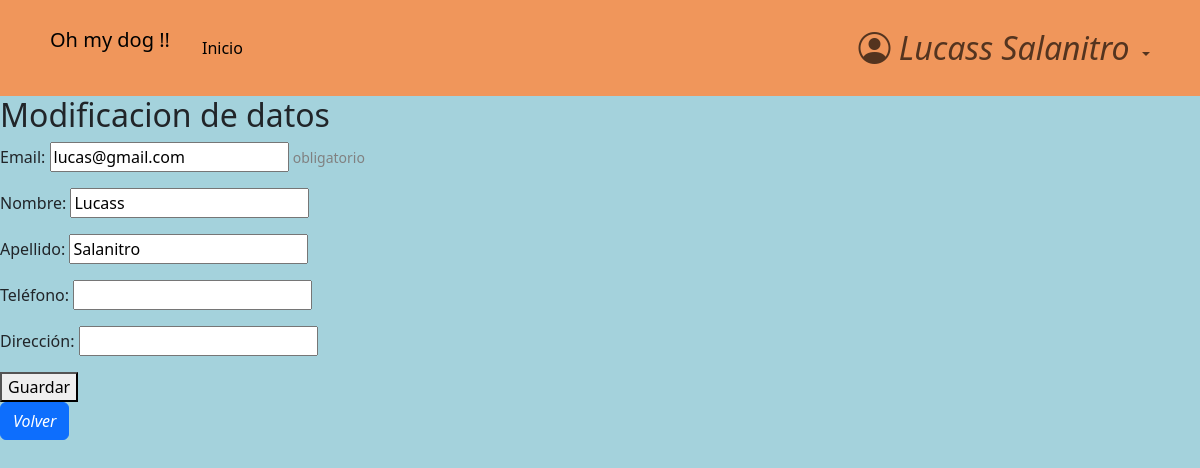
Before: /accounts/modif/ (signed in) with the older database file.
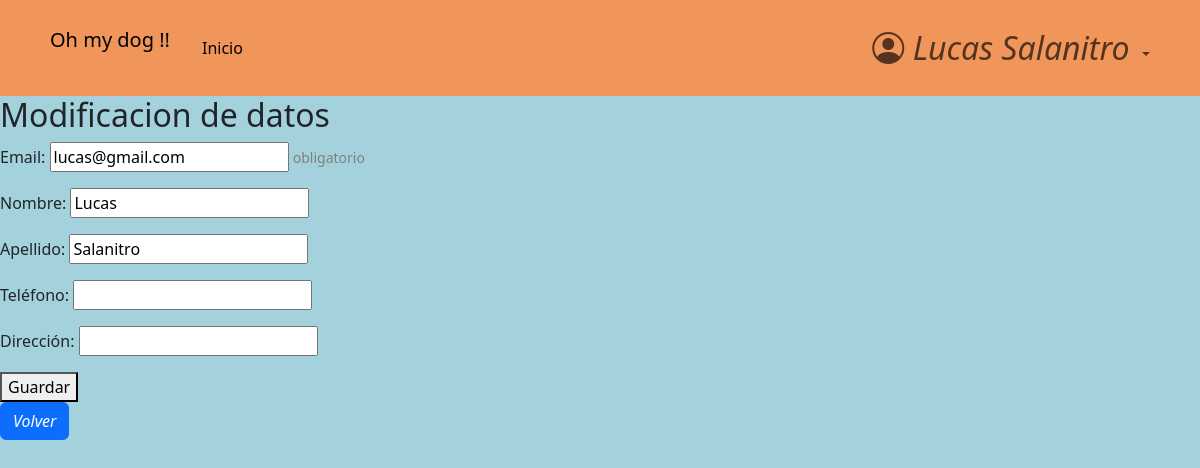
After: the same page with the newer database file.
### accounts/models.py (models this page shows, shortened)
class CustomUser(AbstractBaseUser, PermissionsMixin):
    email =                     models.EmailField(verbose_name="email", unique=True)    #.foreignKey ??
    name =                      models.CharField(max_length=25)   #slug es texto corto
    surname =                   models.CharField(max_length=30, blank=True, null=True)
    address =                   models.CharField(max_length=30, blank=True, null=True)
    telephone =                 models.SlugField(max_length=12, blank=True, null=True)
    is_active =                 models.BooleanField(default=True)
    is_staff =                  models.BooleanField(default=False)
    is_admin =                  models.BooleanField(default=False)
    last_login =                models.DateTimeField(verbose_name="last login", default=datetime.datetime.now)
    is_veterinario =            models.BooleanField(default=False)
    USERNAME_FIELD = "email"    #variable por la cual se ingresa, dice username pero seria como 'campo que representa el inicio de sesion'
    REQUIRED_FIELDS = ['name',]    #no permite registros si no tiene estos campos completos
    objects = CustomUserManager()
    def __str__(self):
        return self.name + ' ' + str(self.surname or '')

### accounts/views.py (the view)
# urls.py: path('modif/', views.account_modif_view,
def account_modif_view(request):
    if not request.user.is_authenticated:
        return redirect('login')
    if request.POST:
        form = CustomUserModificationForm(request.POST, instance=request.user)
        if form.is_valid():
            form.save()
            return redirect('account_modif_succeed')
    else:
        form = CustomUserModificationForm(
            initial = {
                "email": request.user.email,
                "name": request.user.name,
                "surname": request.user.surname,
                "telephone": request.user.telephone,
                "address": request.user.address
            }
        )
    return render(request, 'registration/account_modif.html', {'account_form': form})

### accounts/forms.py (shortened to what this page needs)
class CustomUserModificationForm(forms.ModelForm):
    email = forms.EmailField(help_text = "obligatorio")
    name = forms.CharField(label="Nombre", required=True)
    surname = forms.CharField(label="Apellido", required=True)
    telephone = forms.CharField(label="Teléfono", required=False)
    address = forms.CharField(label="Dirección", required=False)
    class Meta:
        model = CustomUser
        fields = ('email', 'name', 'surname', 'telephone', 'address')
        error_messages = {
            'email': {
                "unique": "El email ingresado ya se encuentra en uso",
            },
        }

### accounts/templates/registration/account_modif.html (shortened to what this page needs)
{% extends 'base.html' %}
{% block content %}
<main>
    <h2>Modificacion de datos</h2>
    <form method="post">
        {% for field in account_form %}
            <p>
                {{field.label_tag}}
                {{field}}
                {% if field.help_text %}
                    <small style="color: grey;">{{field.help_text}}</small>
                {% endif %}
            </p>
        {% endfor %}
        <button type="submit">Guardar</button>
    </form>
</main>
        <div>
            <a href="{% url 'home' %}" class="btn btn-primary"><i>Volver</i></a>
        </div>
{% endblock content %}

### pages/templates/base.html (shortened to what this page needs)
<!DOCTYPE html>
<html>
{% load static %}
<head>
    {% block css %}
        <link rel="stylesheet" href="https://cdn.jsdelivr.net/npm/bootstrap-icons@1.10.5/font/bootstrap-icons.css">
    <link href="https://cdn.jsdelivr.net/npm/bootstrap@5.3.0-alpha3/dist/css/bootstrap.min.css" rel="stylesheet">
    <link rel="stylesheet" href="{% static 'css/styles.css' %}">
    {% endblock css %}
</head>
<body>
    <header>
            <nav class="navbar navbar-expand-lg header-ar">
                <div class="container">
                    <p class="navbar-brand header__marca p-2">Oh my dog !!</p>
                    <div class="collapse navbar-collapse show " id="navbarBasic">
                        <ul class="navbar-nav me-auto mb-2 mb-lg-0">
                            <li class="nav-item">
                                <a class="nav-link active" aria-current="page" href="{% url 'home' %}">Inicio</a>
                            </li>
                            {% if user.is_authenticated %}
                                </ul>
                                    <ul class="navbar-nav mb-2 mb-lg-0 ">
                                        <li class="nav-item dropdown">
                                            <a class="nav-link dropdown-toggle icono-user role="button" data-bs-toggle="dropdown" aria-expanded="False">
                                                {% if user.is_veterinario %}
                                                    <i class="bi bi-person-circle">
                                                        Veterinario
                                                    </i>
                                                {% else %}
                                                    <i class="bi bi-person-circle">
                                                        {{ user }}
                                                    </i>
                                                {% endif %}
                                            </a>
                                        </li>
                                    </ul>
                        {% endif %}
                </div>
            </div>
        </nav>
    </header>
{% block content %}
{% endblock content %}
</body>
</html>

Changed rows visible on the page:
changed CustomUser "lucas@gmail.com": name+surname "Lucass Salanitro" → "Lucas Salanitro"; name "Lucass" → "Lucas"
